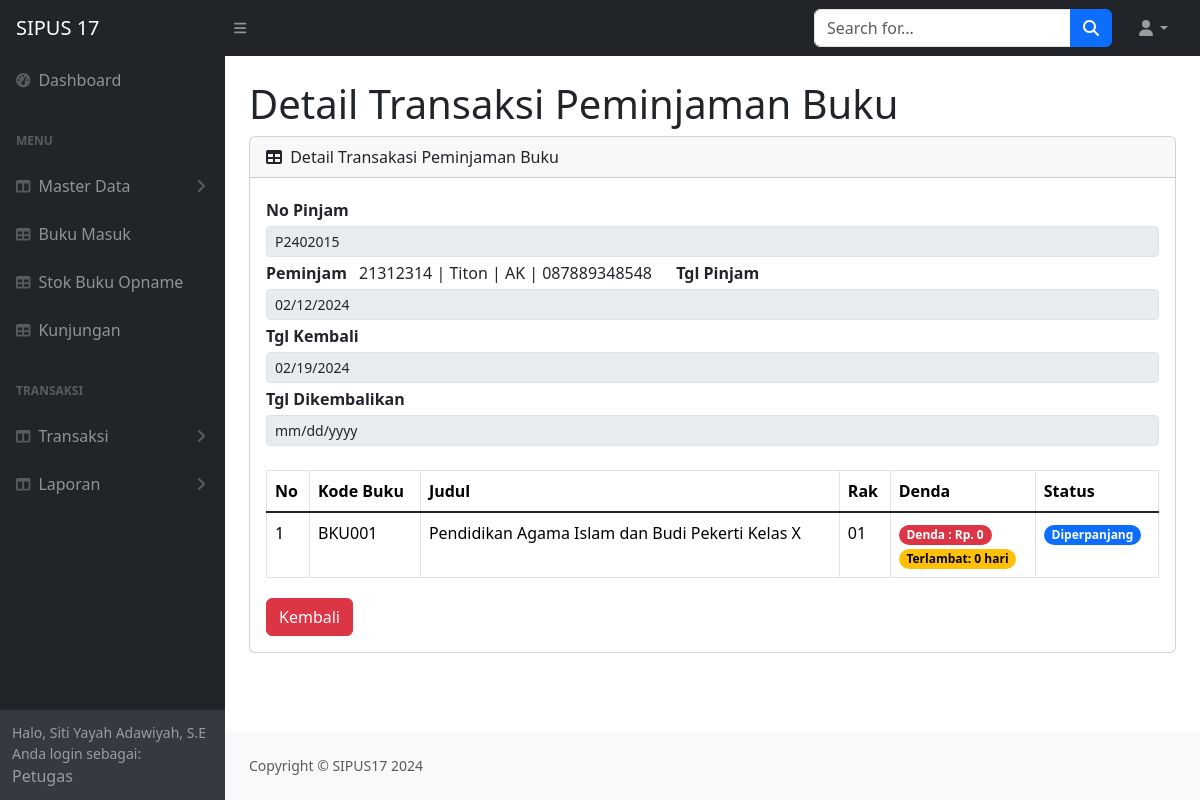
/petugas/detail_pinjam.php?id_pinjam=P2402015 (signed in), run on the app's committed database.
### tables this page shows
CREATE TABLE `peminjaman` (
  `id_pinjam` varchar(30) NOT NULL,
  `id_anggota` varchar(100) DEFAULT NULL,
  `id_buku` varchar(50) DEFAULT NULL,
  `tgl_pinjam` date DEFAULT NULL,
  `tgl_kembali` date DEFAULT NULL,
  `tgl_dikembalikan` date DEFAULT NULL,
  `terlambat` varchar(50) DEFAULT NULL,
  `denda` int(11) DEFAULT NULL,
  `status` varchar(30) DEFAULT 'Dipinjam',
  `qty` int(11) DEFAULT 1
);

CREATE TABLE `buku` (
  `id_buku` varchar(50) NOT NULL,
  `judul` varchar(100) DEFAULT NULL,
  `id_kategori` int(11) DEFAULT NULL,
  `pengarang` varchar(225) DEFAULT NULL,
  `penerbit` varchar(225) DEFAULT NULL,
  `tahun` varchar(15) DEFAULT NULL,
  `isbn` varchar(30) DEFAULT NULL,
  `rak` varchar(30) DEFAULT NULL,
  `jumlah` int(11) DEFAULT NULL
);

### petugas/detail_pinjam.php (the view, shortened to what this page needs)
<?php include('../koneksi.php');
if (isset($_GET['id_pinjam'])) {
    $id_pinjam = $_GET['id_pinjam'];
    $query = mysqli_query($koneksi, "SELECT
    peminjaman.id_pinjam,
    peminjaman.id_anggota,
    anggota.nisn,
    anggota.nama,
    anggota.no_wa,
    buku.id_buku,
    buku.judul,
    peminjaman.tgl_pinjam,
    peminjaman.tgl_kembali,
    peminjaman.tgl_dikembalikan,
    buku.rak,
    peminjaman.terlambat,
    peminjaman.denda,
    peminjaman.`status`
FROM
    peminjaman
    INNER JOIN
    anggota
    ON
        peminjaman.id_anggota = anggota.id_anggota
    INNER JOIN
    buku
    ON
        peminjaman.id_buku = buku.id_buku
        WHERE peminjaman.id_pinjam = '$id_pinjam'");
    $no = 1;
    while ($data = mysqli_fetch_array($query)) {
       $id_pinjam = $data['id_pinjam'];
       $id_buku = $data['id_buku'];
       $judul = $data['judul'];
       $tgl_pinjam = $data['tgl_pinjam'];
       $tgl_kembali = $data['tgl_kembali'];
       $tgl_dikembalikan = $data['tgl_dikembalikan'];
       $rak = $data['rak'];
       $terlambat = $data['terlambat'];
       $denda = $data['denda'];
       $status = $data['status'];
}
?>
<!DOCTYPE html>
<html lang="en">
    <head>
        <link href="https://cdn.jsdelivr.net/npm/simple-datatables@7.1.2/dist/style.min.css" rel="stylesheet" />
        <link href="../css/styles.css" rel="stylesheet" />
        <link rel="stylesheet" href="https://cdn.jsdelivr.net/npm/bootstrap@5.1.3/dist/css/bootstrap.min.css" />
        <link rel="stylesheet" href="https://cdn.jsdelivr.net/npm/select2@4.0.13/dist/css/select2.min.css" />
        <link rel="stylesheet" href="https://cdn.jsdelivr.net/npm/select2-bootstrap-5-theme@1.3.0/dist/select2-bootstrap-5-theme.min.css" />
        <link rel="stylesheet" href="https://cdn.jsdelivr.net/npm/select2-bootstrap-5-theme@1.3.0/dist/select2-bootstrap-5-theme.rtl.min.css" />
        <link href="https://cdn.jsdelivr.net/npm/bootstrap@5.3.2/dist/css/bootstrap.min.css" rel="stylesheet">
    </head>
    <body class="sb-nav-fixed">
    <?php include("../petugas/navbar.php"); ?>
            <div id="layoutSidenav_content">
                <main>
                    <div class="container-fluid px-4">
                        <h1 class="mt-4">Detail Transaksi Peminjaman Buku</h1>
                        <div class="card mb-4">
                            <div class="card-header">
                                <i class="fas fa-table me-1"></i>
                                Detail Transakasi Peminjaman Buku
                            </div>
                            <div class="card-body">
                                <form action="" method="post">
                                    <label for="id_pinjam" class="mb-1 mt-1"><strong>No Pinjam</strong></label>
                                    <input id="id_pinjam" name="id_pinjam" class="form-control form-control-sm" type="text" value="<?php echo $id_pinjam ?>" disabled aria-label=".form-control-sm example">
                                    <label for="" class="mb-1 mt-1"><strong>Peminjam</strong></label>
                                    <label for="tgl_pinjam" class="mb-1 mt-1"><strong>Tgl Pinjam</strong></label>
                                    <input id="tgl_pinjam" name="tgl_pinjam" class="form-control form-control-sm" disabled type="date" value="<?php echo $tgl_pinjam ?>" aria-label=".form-control-sm example">
                                    <label for="tgl_kembali" class="mb-1 mt-1"><strong>Tgl Kembali</strong></label>
                                    <input id="tgl_kembali" name="tgl_kembali" class="form-control form-control-sm" disabled type="date" value="<?php echo $tgl_kembali ?>" aria-label=".form-control-sm example">
                                    <label for="tgl_dikembalikan" class="mb-1 mt-1"><strong>Tgl Dikembalikan</strong></label>
                                    <input id="tgl_dikembalikan" name="tgl_dikembalikan" class="form-control form-control-sm" disabled type="date" value="<?php echo $tgl_dikembalikan ?>" aria-label=".form-control-sm example">
                                    <br>
                                    <table class="table table-bordered">
                                        <thead>
                                            <tr>
                                                <th>No</th>
                                                <th>Kode Buku</th>
                                                <th>Judul</th>
                                                <th>Rak</th>
                                                <th>Denda</th>
                                                <th>Status</th>
                                            </tr>
                                        </thead>
                                        <tbody>
                                           <tr>
                                               <td><?php echo $no++ ?></td>
                                               <td><?php echo $id_buku ?></td>
                                               <td><?php echo $judul ?></td>
                                               <td><?php echo $rak ?></td>
                                               <td>
                                                    <?php echo "<span class='badge rounded-pill text-bg-danger'>Denda : Rp. $denda</span>" . "<br><span class='badge rounded-pill text-bg-warning'>Terlambat: $terlambat hari</span>"; ?>
                                                </td>
                                                <td>
                                                    <?php
                                                        if ($status == "Dipinjam") {
                                                            echo "<span class='badge rounded-pill text-bg-success'>$status</span>";
                                                        } elseif ($status == "Diperpanjang") {
                                                            echo "<span class='badge rounded-pill text-bg-primary'>$status</span>";
                                                        } elseif ($status == "Tunggu Approve Peminjaman") {
                                                            echo "<span class='badge rounded-pill text-bg-secondary'>$status</span>";
                                                        } elseif ($status == "Tunggu Approve Perpanjang") {
                                                            echo "<span class='badge rounded-pill text-bg-secondary'>$status</span>";
                                                        }
                                                    ?>
                                                </td>
                                           </tr>
                                           <?php } ?>
                                        </tbody>
                                    </table>
                                            <a href="tampil_peminjaman.php"><input type="button"  value="Kembali" class="btn btn-danger mt-1"></a>
                                </form>
                            </div>
                        </div>
                    </div>
                </main>
                <footer class="py-4 bg-light mt-auto">
                <div class="container-fluid px-4">
                    <div class="d-flex align-items-center justify-content-between small">
                        <div class="text-muted">Copyright &copy; SIPUS17 2024</div>
                    </div>
                </div>
            </footer>
            </div>
    </body>
</html>

### data on the page
peminjaman: id_pinjam "P2402015", tgl_pinjam "02/12/2024", tgl_kembali "02/19/2024", id_buku.id_buku "BKU001", id_buku.judul "Pendidikan Agama Islam dan Budi Pekerti Kelas X", id_buku.rak "01", denda "0", terlambat "0", status "Diperpanjang"

### other printed values
$_SESSION['nama'] "Siti Yayah Adawiyah, S.E"
$no++ "1"
